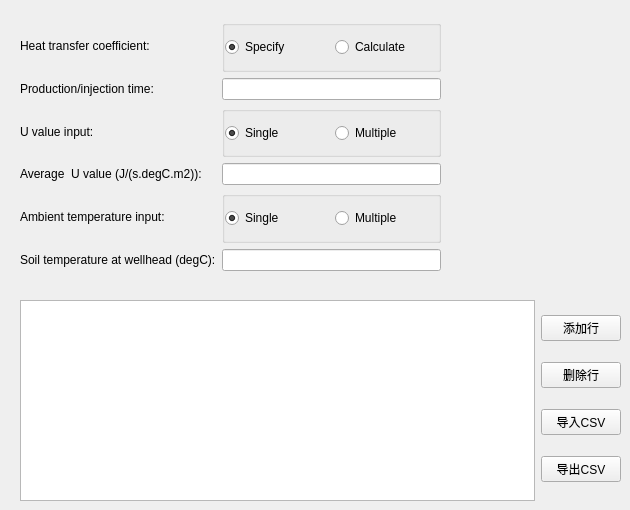
       <widget class="QWidget" name="tab_heat">
        <attribute name="title">
         <string>页</string>
        </attribute>
        <widget class="QWidget" name="layoutWidget">
         <property name="geometry">
          <rect>
           <x>20</x>
           <y>20</y>
           <width>421</width>
           <height>251</height>
          </rect>
         </property>
         <layout class="QGridLayout" name="gridLayout_8">
          <item row="0" column="0">
           <widget class="QLabel" name="HTClabel">
            <property name="text">
             <string>Heat transfer coefficient:</string>
            </property>
           </widget>
          </item>
          <item row="0" column="1">
           <widget class="QGroupBox" name="HTCGroupBox">
            <property name="title">
             <string/>
            </property>
            <layout class="QGridLayout" name="gridLayout_5">
             <property name="leftMargin">
              <number>0</number>
             </property>
             <property name="topMargin">
              <number>0</number>
             </property>
             <property name="rightMargin">
              <number>0</number>
             </property>
             <property name="bottomMargin">
              <number>0</number>
             </property>
             <item row="0" column="0">
              <widget class="QRadioButton" name="HTCSpecify">
               <property name="text">
                <string>Specify</string>
               </property>
               <property name="checked">
                <bool>true</bool>
               </property>
              </widget>
             </item>
             <item row="0" column="1">
              <widget class="QRadioButton" name="HTCCalculate">
               <property name="text">
                <string>Calculate</string>
               </property>
              </widget>
             </item>
            </layout>
           </widget>
          </item>
          <item row="1" column="0">
           <widget class="QLabel" name="timeLable">
            <property name="text">
             <string>Production/injection time:</string>
            </property>
           </widget>
          </item>
          <item row="1" column="1">
           <widget class="QLineEdit" name="timeLineEdit">
            <property name="enabled">
             <bool>true</bool>
            </property>
           </widget>
          </item>
          <item row="2" column="0">
           <widget class="QLabel" name="ULabel">
            <property name="text">
             <string>U value input:</string>
            </property>
           </widget>
          </item>
          <item row="2" column="1">
           <widget class="QGroupBox" name="UGroupBox">
            <property name="title">
             <string/>
            </property>
            <layout class="QGridLayout" name="gridLayout_6">
             <property name="leftMargin">
              <number>0</number>
             </property>
             <property name="topMargin">
              <number>0</number>
             </property>
             <property name="rightMargin">
              <number>0</number>
             </property>
             <property name="bottomMargin">
              <number>0</number>
             </property>
             <item row="0" column="0">
              <widget class="QRadioButton" name="USingle">
               <property name="text">
                <string>Single</string>
               </property>
               <property name="checked">
                <bool>true</bool>
               </property>
              </widget>
             </item>
             <item row="0" column="1">
              <widget class="QRadioButton" name="UMultiple">
               <property name="text">
                <string>Multiple</string>
               </property>
              </widget>
             </item>
            </layout>
           </widget>
          </item>
          <item row="3" column="0">
           <widget class="QLabel" name="averageULabel">
            <property name="text">
             <string>Average  U value (J/(s.degC.m2)):</string>
            </property>
           </widget>
          </item>
          <item row="3" column="1">
           <widget class="QLineEdit" name="averageULineEdit"/>
          </item>
          <item row="4" column="0">
           <widget class="QLabel" name="ATILabel">
            <property name="text">
             <string>Ambient temperature input:</string>
            </property>
           </widget>
          </item>
          <item row="4" column="1">
           <widget class="QGroupBox" name="ATIGroupBox">
            <property name="title">
             <string/>
            </property>
            <layout class="QGridLayout" name="gridLayout_7">
             <property name="leftMargin">
              <number>0</number>
             </property>
             <property name="topMargin">
              <number>0</number>
             </property>
             <property name="rightMargin">
              <number>0</number>
             </property>
             <property name="bottomMargin">
              <number>0</number>
             </property>
             <item row="0" column="0">
              <widget class="QRadioButton" name="ATISingle">
               <property name="text">
                <string>Single</string>
               </property>
               <property name="checked">
                <bool>true</bool>
               </property>
              </widget>
             </item>
             <item row="0" column="1">
              <widget class="QRadioButton" name="ATIMultiple">
               <property name="text">
                <string>Multiple</string>
               </property>
              </widget>
             </item>
            </layout>
           </widget>
          </item>
          <item row="5" column="0">
           <widget class="QLabel" name="STAWLabel">
            <property name="text">
             <string>Soil temperature at wellhead (degC):</string>
            </property>
           </widget>
          </item>
          <item row="5" column="1">
           <widget class="QLineEdit" name="STAWLineEdit"/>
          </item>
         </layout>
        </widget>
        <widget class="QWidget" name="layoutWidget">
         <property name="geometry">
          <rect>
           <x>20</x>
           <y>300</y>
           <width>601</width>
           <height>201</height>
          </rect>
         </property>
         <layout class="QGridLayout" name="gridLayout_16">
          <item row="0" column="0">
           <widget class="QTableView" name="heatTV"/>
          </item>
          <item row="0" column="1">
           <layout class="QVBoxLayout" name="verticalLayout_7">
            <item>
             <widget class="QPushButton" name="addRowHeat">
              <property name="text">
               <string>添加行</string>
              </property>
             </widget>
            </item>
            <item>
             <widget class="QPushButton" name="deleteRowHeat">
              <property name="text">
               <string>删除行</string>
              </property>
             </widget>
            </item>
            <item>
             <widget class="QPushButton" name="importCSVHeat">
              <property name="text">
               <string>导入CSV</string>
              </property>
             </widget>
            </item>
            <item>
             <widget class="QPushButton" name="exportCSVHeat">
              <property name="text">
               <string>导出CSV</string>
              </property>
             </widget>
            </item>
           </layout>
          </item>
         </layout>
        </widget>
       </widget>
